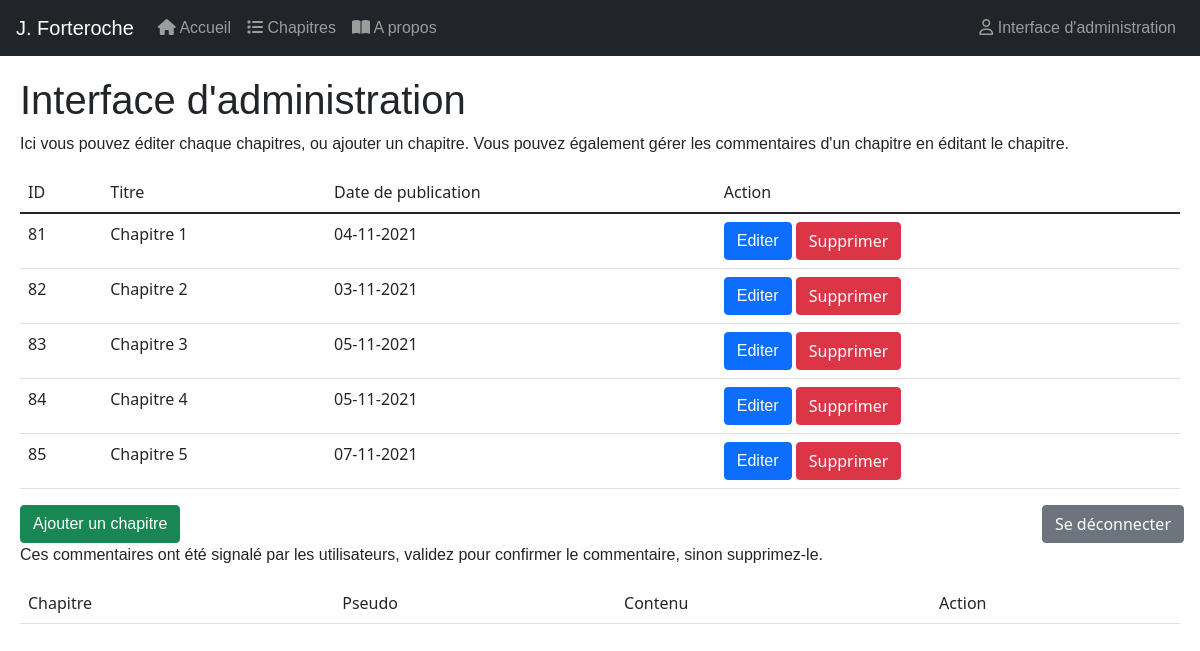
/index.php?action=admin (signed in), run on an earlier commit of the app's database.
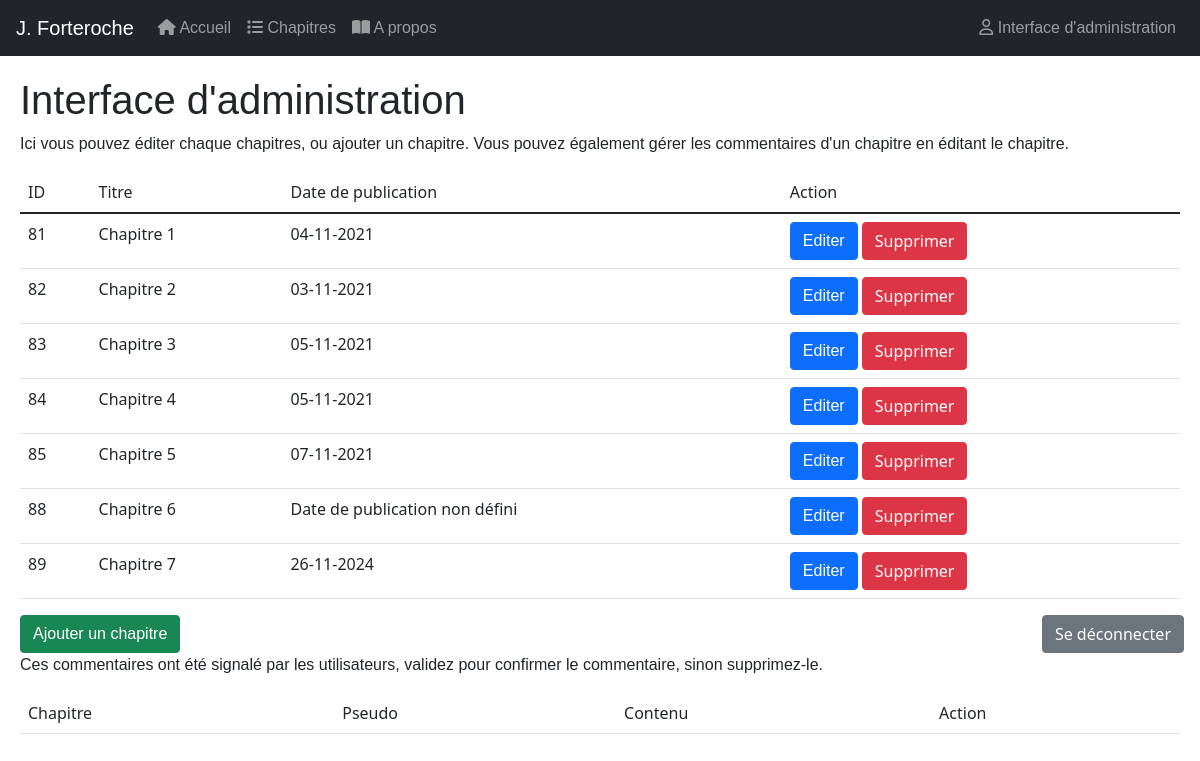
And on a later commit of the database.
### tables this page shows
CREATE TABLE IF NOT EXISTS `billets` (
  `id` int(11) NOT NULL AUTO_INCREMENT,
  `titre` varchar(255) DEFAULT NULL,
  `contenu` text DEFAULT NULL,
  `date_publi` date DEFAULT NULL,
  PRIMARY KEY (`id`)
);

### core/Controller/Controller.php (called while the page is built, shortened)
<?php
class Controller {
    protected $viewpath;
    protected $template;
    protected function render($view, $variable =[]) {
        extract($variable);
        require ($this -> viewpath . $view . '.php');
        $content = ob_get_clean();
        require($this->viewpath . 'templates/' . $this->template . '.php');
    }
}

### app/Controller/Backend/BackendController.php (called while the page is built, shortened)
<?php
class BackendController extends AppController {
    public function admin() {
        $billets =$this->billet->all();
        $this->render('backend/home', compact('billets', 'reports', 'success_delete', 'success_validate'));
    }
}

### core/Table/Table.php (called while the page is built, shortened)
<?php
class Table {
    protected $db;
    public function __construct(MysqlDatabase $db) {
        $this -> db = $db;
    }
    public function query($statement, $attributes = null, $one = false) {
        if($attributes) {
            return $this -> db -> prepare($statement, $attributes, str_replace('Table','Entity', get_class($this)), $one);
        }
        else {
            return $this -> db -> query($statement, str_replace('Table','Entity', get_class($this)), $one);
        }
    }
}
?>

### core/Database/MysqlDatabase.php (called while the page is built, shortened)
<?php
class MysqlDatabase {
    private $db_name;
    private $db_user;
    private $db_pass;
    private $db_host;
    private $pdo;
    public function __construct($db_name, $db_user, $db_pass, $db_host) {
        $this -> db_name = $db_name;
        $this -> db_user = $db_user;
        $this -> db_pass = $db_pass;
        $this -> db_host = $db_host;
    }
    private function getPDO(){
        if($this -> pdo === null) {
            $pdo = new PDO('mysql:dbname=' . $this -> db_name. ';host=' . $this -> db_host . '', $this -> db_user, $this -> db_pass);
            $pdo -> setAttribute(PDO::ATTR_ERRMODE, PDO::ERRMODE_EXCEPTION);
            $this -> pdo = $pdo;
        }
        return $this -> pdo;
    }
    public function query($statement, $class_name=null, $one=false) {
        $req = $this -> getPDO() -> query($statement);
        if($class_name === null) {
            $req -> setFetchMode(PDO::FETCH_OBJ);
        }
        else {
            $req->setFetchMode(PDO::FETCH_CLASS, $class_name);
        }
        if ($one) {
            $datas = $req->fetch();
        }
        else {
            $datas = $req->fetchAll();
        }
        return $datas;
    }
}

### app/Table/BilletTable.php (called while the page is built, shortened)
<?php
class BilletTable extends Table {
    public function all() {
        return $this -> query("SELECT * FROM billets ORDER BY id");
    }
}
?>

### app/AutoLoader.php (called while the page is built, shortened)
<?php
class AutoLoader {
    public static function autoload($class) {
        if (strpos($class, __NAMESPACE__ . '\\') === 0){
            $class = str_replace(__NAMESPACE__ . '\\', '', $class);
            $class = str_replace('\\', '/', $class);
        }
    }
}

### core/AutoLoader.php (called while the page is built, shortened)
<?php
class AutoLoader {
    public static function autoload($class) {
        if (strpos($class, __NAMESPACE__ . '\\') === 0){
            $class = str_replace(__NAMESPACE__ . '\\', '', $class);
            $class = str_replace('\\', '/', $class);
        }
    }
}

### app/App.php (called while the page is built, shortened)
<?php
class App {
    private static $_instance;
    private $db_instance;
    public static function load(){
        require ROOT . '/app/AutoLoader.php';
        require ROOT . '/core/AutoLoader.php';
    }
    public static function getInstance() {
        if(self::$_instance === null){
            self::$_instance = new App();
        }
        return self::$_instance;
    }
    public function getDb() {
        $this -> config = Config::getInstance(ROOT . '/config/config.php');
        if($this -> db_instance === null){
           return $this -> db_instance = new MysqlDatabase($this -> config -> get('database'), $this -> config -> get('username'), $this -> config -> get('password'), $this -> config -> get('hostname'));
        } else {
            return $this -> db_instance;
        }
    }
}

### core/Config.php (called while the page is built, shortened)
<?php
class Config{
    private $settings = [];
    private static $_instance;
    public static function getInstance($file) {
        if(self::$_instance === null) {
            self::$_instance = new Config($file);
        }
        return self::$_instance;
    }
    public function __construct($file) {
        $this -> settings = require ($file);
    }
    public function get($key) {
        return $this -> settings [$key];
    }
}

### config/config.php (called while the page is built)
<?php
return array (
    'database' => 'blog',
    'username' => 'root',
    'password' => '',
    'hostname' => 'localhost',
);

### core/Auth/DBAuth.php (called while the page is built, shortened)
<?php
class DBAuth {
    public function logged() {
       return isset($_SESSION['auth']);
    }
}

### app/views/backend/home.php (the view, shortened to what this page needs)
<section class="main" id="adminpage">
<h1> Interface d'administration </h1>
<p> Ici vous pouvez éditer chaque chapitres, ou ajouter un chapitre. Vous pouvez également gérer les commentaires d'un chapitre en éditant le chapitre. </p>
<table class="table">
    <thead>
        <tr>
            <td>ID</td>
            <td>Titre</td>
            <td>Date de publication</td>
            <td>Action</td>
        </tr>
    </thead>
    <tbody>
        <?php foreach ($billets as $billet): ?>
        <tr>
            <td><?php echo $billet->id;?></td>
            <td><?php echo $billet->titre;?></td>
            <td>
                <?php
                    if($billet->date_publi === null) {
                        echo 'Date de publication non défini';
                    } else
                    echo date("d-m-Y", strtotime($billet->date_publi));
            ?></td>
            <td>
                <a class="btn btn-primary" href=".\index.php?action=edit&id=<?php echo $billet->id;?>"> Editer </a>
                <form action="?action=delete" method="post" style="display: inline;">
                    <button class="btn btn-danger" type="submit" name="delete" onclick="return confirm('Voulez-vous vraiment supprimer le chapitre?');">Supprimer</button>
                </form>
            </td>
        </tr>
        <?php endforeach;?>
</table>
<form method="post" action="">
    <a class="btn btn-success" href="./index.php?action=add">Ajouter un chapitre</a>
    <button class="btn btn-secondary nav-admin" type="submit" name="disconnect">Se déconnecter</button>
</form>
<p> Ces commentaires ont été signalé par les utilisateurs, validez pour confirmer le commentaire, sinon supprimez-le.</p>
<table class="table">
    <thead>
        <tr>
            <td>Chapitre</td>
            <td>Pseudo</td>
            <td>Contenu</td>
            <td>Action</td>
        </tr>
    </thead>
</table>
</section>

### index.php (shortened to what this page needs)
<?php
require  ROOT . '/app/App.php';
if(isset($_GET['action'])) {
    $action = $_GET['action'];
} else {
$action = 'home';
}
switch ($action) {
    case 'admin' :
        $controller = new BackendController();
        $controller->admin();
        break;
}

### app/views/templates/default.php (shortened to what this page needs)
<!DOCTYPE html>
<html lang='fr'>
<head>
    <link href=".\public\css\style.css" rel="stylesheet">
    <link rel="stylesheet" href="https://use.typekit.net/nac1xck.css">
    <link href="https://cdn.jsdelivr.net/npm/bootstrap@5.1.3/dist/css/bootstrap.min.css" rel="stylesheet">
</head>
<body>
<header>
<nav class="navbar navbar-expand-lg navbar-dark bg-dark">
  <a class="navbar-brand" href="#">J. Forteroche</a>
  <div class="collapse navbar-collapse" id="navbarSupportedContent">
    <ul class="navbar-nav mr-auto">
      <li class="nav-item active">
        <a class="nav-link" href="./index.php?action=home"><i class="fas fa-home"></i> Accueil</a>
      </li>
      <li class="nav-item">
        <a class="nav-link" href="./index.php?action=contents"><i class="fas fa-list"></i> Chapitres</a>
      </li>
      <li class="nav-item">
        <a class="nav-link" href="./index.php?action=about"><i class="fas fa-book-open"></i> A propos</a>
      </li>
      <li class="nav-item">
        <a class="nav-link nav-admin";" href="
        <?php
        $auth = new Core\Auth\DBAuth(App::getInstance()->getDb());
        if(!$auth->logged()) {
         echo './index.php?action=login';
        } else {
        echo './index.php?action=admin';
        }?>"><i class="far fa-user"></i> Interface d'administration</a>
      </li>
    </ul>
  </div>
</nav>
</header>
<?php echo $content; ?>
</body>
</html>

### public/css/style.css (style rules this page uses)
html ,body ,h1 ,h2 ,h3 ,h4 ,h5 ,h6 ,p , a { font-family: ff-tisa-sans-web-pro, sans-serif; font-style: normal; font-weight: 100; margin-top: 0px; margin-left: 0px; margin-right: 0px; }
.navbar-brand { margin-left:1rem; }
.nav-admin { position: absolute; right:1em; }
.main { padding: 20px; }

What changed in the data, as far as the page shows it:
added billets: id "88", titre "Chapitre 6", shows "Date de publication non défini"
added billets: id "89", titre "Chapitre 7", date_publi "26-11-2024"
